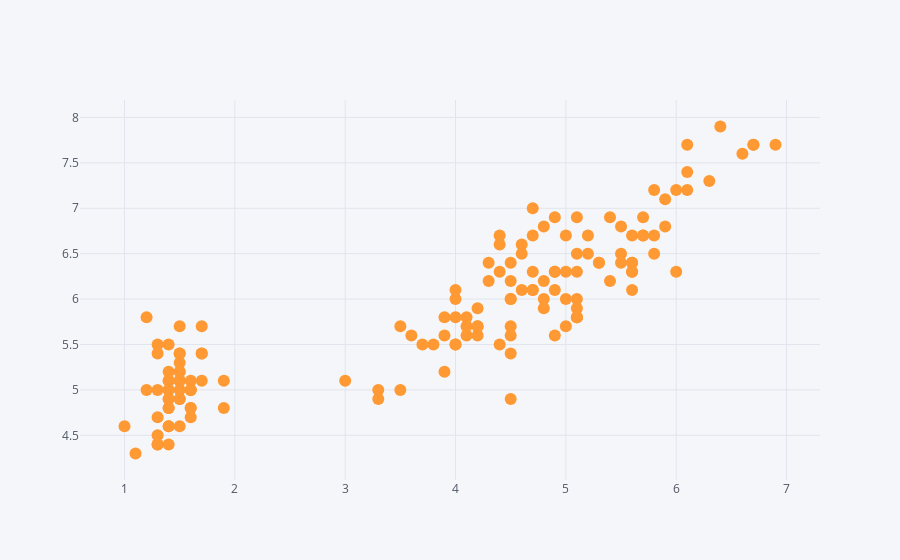

The notebook cell saved with this chart:
### Code cell
df.iplot(kind = 'scatter', x='petal_length', y='sepal_length', mode='markers')

### Figure 1 — Plotly figure (JSON) as saved in the notebook; plotly's stock layout.template omitted (floating-point values rounded to 4 significant figures; data arrays with more than 128 entries replaced by an {"elided": "..."} marker saying what was removed)
{"data": [{"line": {"color": "rgba(255, 153, 51, 1.0)", "dash": "solid", "shape": "linear", "width": 1.3}, "marker": {"size": 12, "symbol": "circle"}, "mode": "markers", "name": "sepal_length", "text": "", "type": "scatter", "x": {"elided": "150 float values"}, "y": {"elided": "150 float values"}}], "layout": {"legend": {"bgcolor": "#F5F6F9", "font": {"color": "#4D5663"}}, "paper_bgcolor": "#F5F6F9", "plot_bgcolor": "#F5F6F9", "title": {"font": {"color": "#4D5663"}}, "xaxis": {"gridcolor": "#E1E5ED", "showgrid": true, "tickfont": {"color": "#4D5663"}, "title": {"font": {"color": "#4D5663"}, "text": ""}, "zerolinecolor": "#E1E5ED"}, "yaxis": {"gridcolor": "#E1E5ED", "showgrid": true, "tickfont": {"color": "#4D5663"}, "title": {"font": {"color": "#4D5663"}, "text": ""}, "zerolinecolor": "#E1E5ED"}}}
